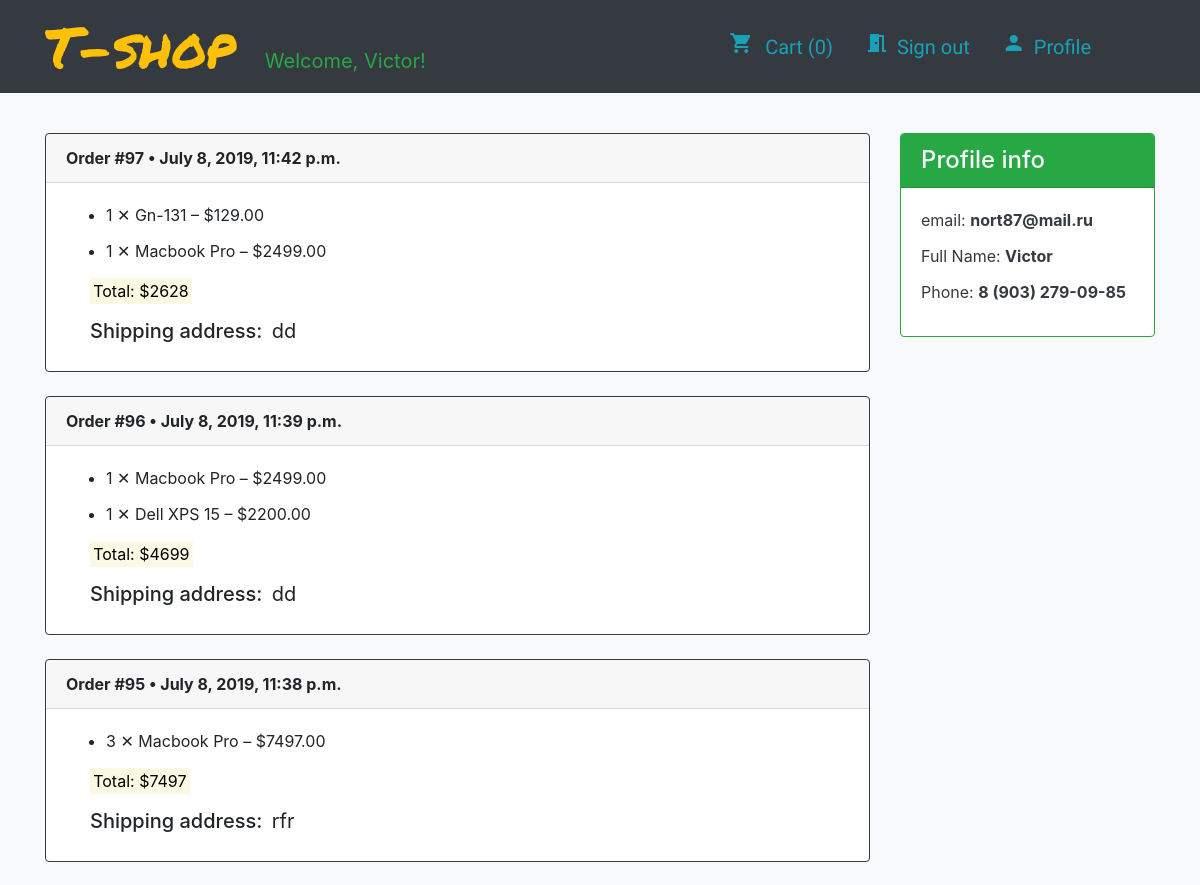
/profile/ (signed in, upper part), run on an earlier commit of the app's database.
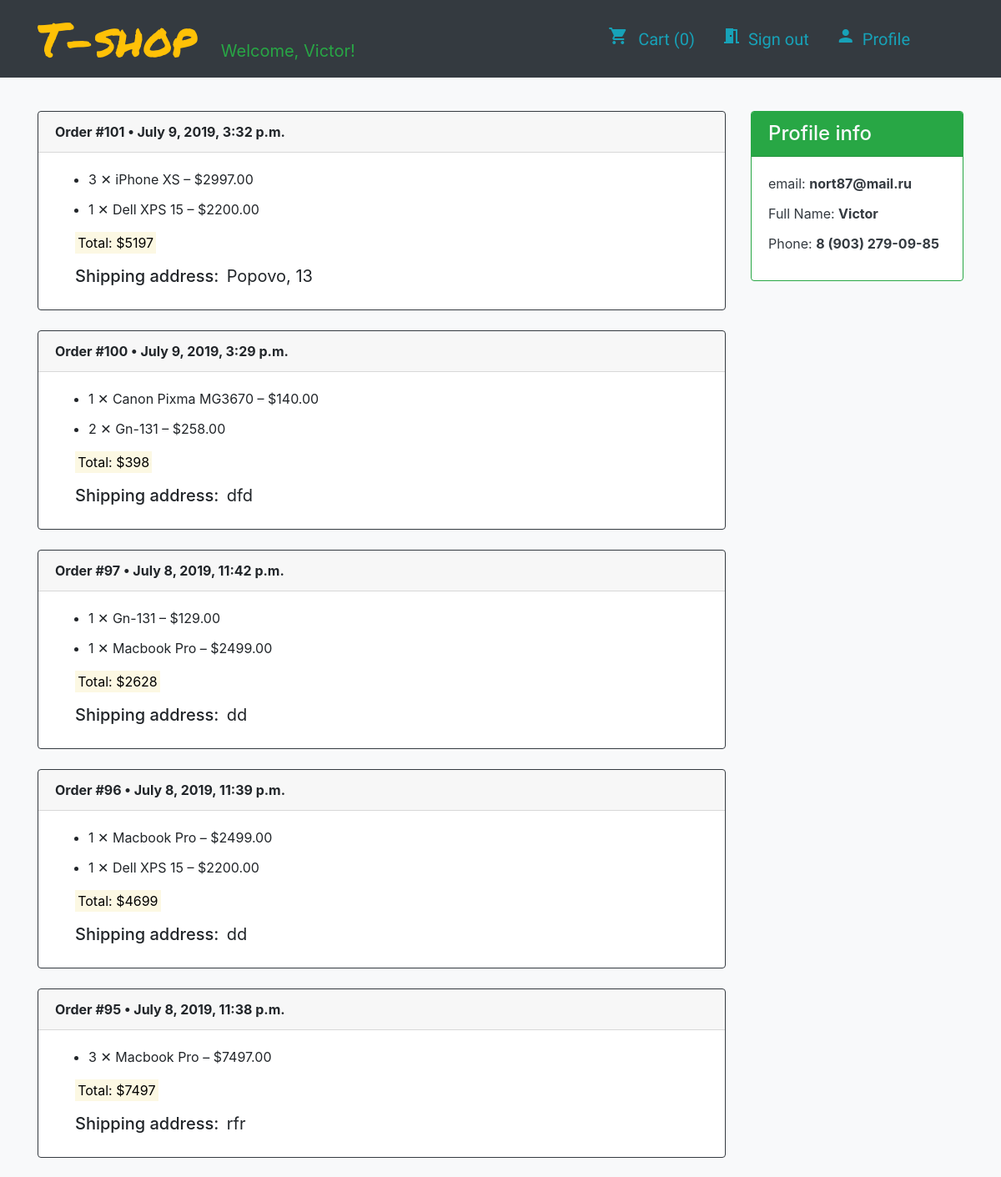
And on a later commit of the database.
### store/models.py (models this page shows, shortened)
class User(AbstractBaseUser, PermissionsMixin):
    email = models.EmailField(max_length=120, unique=True)
    name = models.CharField(max_length=200)
    phone = PhoneNumberField()
    is_active = models.BooleanField(default=True)
    is_staff = models.BooleanField(default=False)
    objects = UserManager()
    USERNAME_FIELD = 'email'

class Order(models.Model):
    customer = models.ForeignKey(User, related_name='orders', on_delete=models.CASCADE)
    address = models.TextField(max_length=150)
    date = models.DateTimeField(auto_now_add=True)
    @property
    def total_price(self):
        return self.entries.aggregate(
            total_price=Sum(F('quantity')*F('product__price'),
            output_field=DecimalField())
        )['total_price']

class Entry(models.Model):
    order = models.ForeignKey('Order', related_name='entries', on_delete=models.CASCADE, null=True)
    product = models.ForeignKey(Product, on_delete=models.CASCADE)
    quantity = models.PositiveSmallIntegerField()
    class Meta:
        verbose_name_plural = 'entries'
    @property
    def price(self):
        return self.product.price * self.quantity

class Product(models.Model):
    name = models.CharField(max_length=255, db_index=True, unique=True)
    category = models.ForeignKey(Category, related_name='products', on_delete=models.CASCADE)
    description = models.TextField(blank=True)
    photo = models.ImageField(upload_to='products/', blank=True)
    price = models.DecimalField(max_digits=12, decimal_places=2)
    def __str__(self):
        return self.name

### user_profile/views.py (the view)
# urls.py: path('profile/', include('user_profile.urls')),
@login_required
def profile(request):
    context = {
        'orders': Order.objects.filter(customer=request.user),
        'cart': sum(request.session.get('cart', {}).values()),
    }
    return render(request, 'profile.html', context)

### store/templates/profile.html (shortened to what this page needs)
{% extends 'main.html' %}
{% load static %}
{% block content %}
<div class="container">
  <div class="row">
    <div class="col-9 mb-4">
      {% if orders %}
      {% for order in orders reversed %}
      <div class="card my-4 border-dark">
        <div class="card-header font-weight-bold">Order #{{ order.pk }} • {{ order.date }}</div>
        <div class="card-body">
          <ul>
            {% for entry in order.entries.all %}
            <li class="card-title">{{ entry.quantity }} ✕ {{ entry.product }} – ${{ entry.price }}</li>
            {% endfor %}
          </ul>
          <tr>
          <p class="ml-4"><mark>
            Total: ${{ order.total_price }}
          </mark></p>
          <h5 class="ml-4 mt-3">Shipping address: <span class="font-weight-normal ml-1">{{ order.address }}</span></h5>
        </div>
      </div>
      {% endfor %}
      {% else %}
      <p class="display-4 mt-5">You have no orders yet</p>
      {% endif %}
    </div>
    <div class="col-3">
      <div class="card text-dark bg-wight border-success border-2 mt-4">
        <div class="card-header h4 bg-success text-light">Profile info</div>
        <div class="card-body">
          <p class="card-title">email: <span class="font-weight-bold">{{ user.email }}</span></p>
          <p class="card-title">Full Name: <span class="font-weight-bold">{{ user.name }}</span></p>
          <p class="card-title">Phone: <span class="font-weight-bold">{{ user.phone }}</span></p>
        </div>
      </div>
    </div>
  </div>
</div>
{% endblock %}

### store/templates/main.html (shortened to what this page needs)
{% load static %}
<!DOCTYPE html>
<html lang="en">
<head>
	<link rel="stylesheet"
		href="https://maxcdn.bootstrapcdn.com/bootstrap/4.0.0/css/bootstrap.min.css"
>
</head>
<body class="bg-light">
	<nav class="navbar navbar-expand-sm navbar-dark bg-dark mb-3">
		<div class="container">
			<a class="navbar-brand text-warning" href="{% url 'store:catalog' %}">
				<span style="font-family: Permanent Marker, cursive;"
					class="display-4 mr-4">T-shop</span>
				{% if user.is_authenticated %}
				<span class="text-success">Welcome, {{ user.name }}!</span>
				{% endif %}
			</a>
			<ul class="navbar-nav">
				<li class="nav-item mr-2">
					<a class="nav-link text-info" href="{% url 'cart:cart' %}"
						style="font-family: Questrial"><i
							class="material-icons {% if cart %}text-success{% endif %}">shopping_cart</i>
						<span
							class="h5 mx-2 align-text-bottom {% if cart %}text-success{% endif %}">Cart
							({{ cart }})</span></a>
				</li>
				{% if user.is_authenticated %}
				<li class="nav-item mr-2">
					<a class="nav-link text-info" href="{% url 'account_logout' %}"
						style="font-family: Questrial"><i
							class="material-icons">meeting_room</i><span
							class="h5 mx-2 align-text-bottom">Sign out</span></a>
				</li>
				{% endif %}
				<li class="nav-item mr-5">
					<a class="nav-link text-info" href="{% url 'profile:profile' %}"
						style="font-family: Questrial"><i
							class="material-icons">person</i><span
							class="h5 mx-2 align-text-bottom">Profile</span></a>
				</li>
			</ul>
		</div>
	</nav>
	{% block content %}
	{% endblock %}
</body>
</html>

What changed in the data, as far as the page shows it:
added Order: pk "101", date "July 9, 2019, 3:32 p.m.", total_price "5197", address "Popovo, 13"
added Entry: quantity "3", product "iPhone XS", price "2997.00", shown under "101"
added Entry: quantity "1", product "Dell XPS 15", price "2200.00", shown under "101"
added Order: pk "100", date "July 9, 2019, 3:29 p.m.", total_price "398", address "dfd"
added Entry: quantity "1", product "Canon Pixma MG3670", price "140.00", shown under "100"
added Entry: quantity "2", product "Gn-131", price "258.00", shown under "100"
